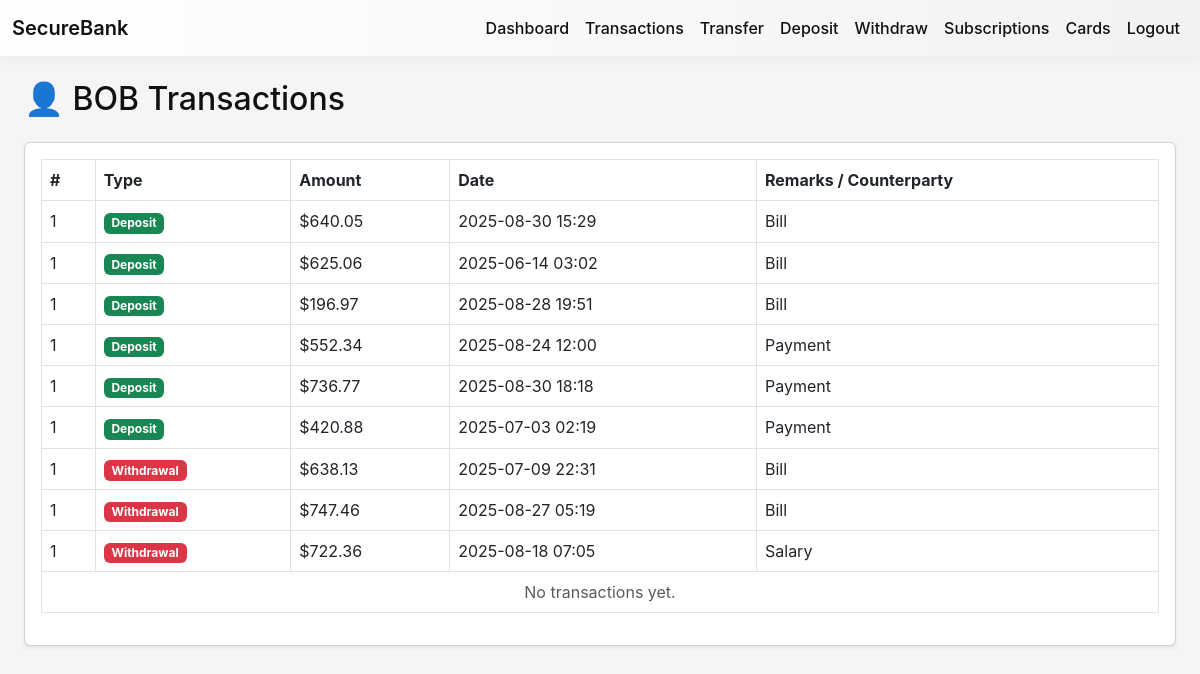
Screenshot of /transactions (signed in) with the database file from the repository.
### app/models/models.py (models this page shows)
class Transaction(db.Model):
    __tablename__ = 'transactions'
    id = db.Column(db.Integer, primary_key=True)
    user_id = db.Column(db.Integer, db.ForeignKey('login.id'), nullable=False)
    account_id = db.Column(db.Integer, db.ForeignKey('account.id'), nullable=False)
    txn_id = db.Column(db.String(64), unique=True, nullable=False)
    txn_type = db.Column(db.String(20), nullable=False)
    amount = db.Column(db.Float, nullable=False)
    counterparty = db.Column(db.String(120), nullable=True)
    remarks = db.Column(db.String(255), nullable=True)
    date = db.Column(db.DateTime, default=datetime.utcnow)

### app/routes.py (the view)
@main.route('/transactions')
def transactions_view():
    if 'user_id' not in session:
        flash('Please login first.', 'warning')
        return redirect(url_for('main.login_view'))
    user_id = session['user_id']
    account = Account.query.filter_by(user_id=user_id).first()
    balance = account.balance if account else 0.0
    deposits = Transaction.query.filter_by(user_id=user_id, txn_type='deposit').all()
    withdrawals = Transaction.query.filter_by(user_id=user_id, txn_type='withdrawal').all()
    transfers_sent = Transaction.query.filter_by(user_id=user_id, txn_type='transfer_sent').all()
    transfers_received = Transaction.query.filter_by(user_id=user_id, txn_type='transfer_received').all()
    return render_template('transactions.html',
                           deposits=deposits,
                           withdrawals=withdrawals,
                           transfers_sent=transfers_sent,
                           transfers_received=transfers_received,
                           balance=balance,
                           username=session['username'])

### app/templates/transactions.html (shortened to what this page needs)
{% extends 'base.html' %}
{% block content %}
<div class="container-fluid">
  <div class="row">
    <div class="col-md-12">
      <h2 class="mb-4">
        {% if is_admin %}
          👑 Admin Transactions
        {% else %}
          👤 {{ username | upper }} Transactions
        {% endif %}
      </h2>
      <div class="card shadow-sm">
        <div class="card-body">
          <table class="table table-hover table-bordered">
            <thead>
              <tr>
                <th>#</th>
                <th>Type</th>
                <th>Amount</th>
                <th>Date</th>
                <th>Remarks / Counterparty</th>
              </tr>
            </thead>
            <tbody>
              {% set idx = 1 %}
              {% for deposit in deposits %}
              <tr>
                <td>{{ idx }}</td>
                <td><span class="badge bg-success">Deposit</span></td>
                <td>${{ deposit.amount }}</td>
                <td>{{ deposit.date.strftime("%Y-%m-%d %H:%M") }}</td>
                <td>{{ deposit.remarks or '-' }}</td>
              </tr>
              {% set idx = idx + 1 %}
              {% endfor %}
              {% for withdrawal in withdrawals %}
              <tr>
                <td>{{ idx }}</td>
                <td><span class="badge bg-danger">Withdrawal</span></td>
                <td>${{ withdrawal.amount }}</td>
                <td>{{ withdrawal.date.strftime("%Y-%m-%d %H:%M") }}</td>
                <td>{{ withdrawal.remarks or '-' }}</td>
              </tr>
              {% set idx = idx + 1 %}
              {% endfor %}
              {% if idx == 1 %}
              <tr>
                <td colspan="5" class="text-center text-muted">No transactions yet.</td>
              </tr>
              {% endif %}
            </tbody>
          </table>
        </div>
      </div>
    </div>
  </div>
</div>
{% endblock %}

### app/templates/base.html (style rules this page uses)
body { font-family: -apple-system, BlinkMacSystemFont, "Segoe UI", Roboto, "Helvetica Neue", Arial, sans-serif; background: #f5f5f7; color: #111; }

### rows the page displays
Transaction: idx "1", amount "640.05", date "2025-08-30 15:29", remarks "Bill"
Transaction: idx "1", amount "625.06", date "2025-06-14 03:02", remarks "Bill"
Transaction: idx "1", amount "196.97", date "2025-08-28 19:51", remarks "Bill"
Transaction: idx "1", amount "552.34", date "2025-08-24 12:00", remarks "Payment"
Transaction: idx "1", amount "736.77", date "2025-08-30 18:18", remarks "Payment"
Transaction: idx "1", amount "420.88", date "2025-07-03 02:19", remarks "Payment"
Transaction: idx "1", amount "638.13", date "2025-07-09 22:31", remarks "Bill"
Transaction: idx "1", amount "747.46", date "2025-08-27 05:19", remarks "Bill"
Transaction: idx "1", amount "722.36", date "2025-08-18 07:05", remarks "Salary"

### other values shown
{{ username | upper }} "BOB"
